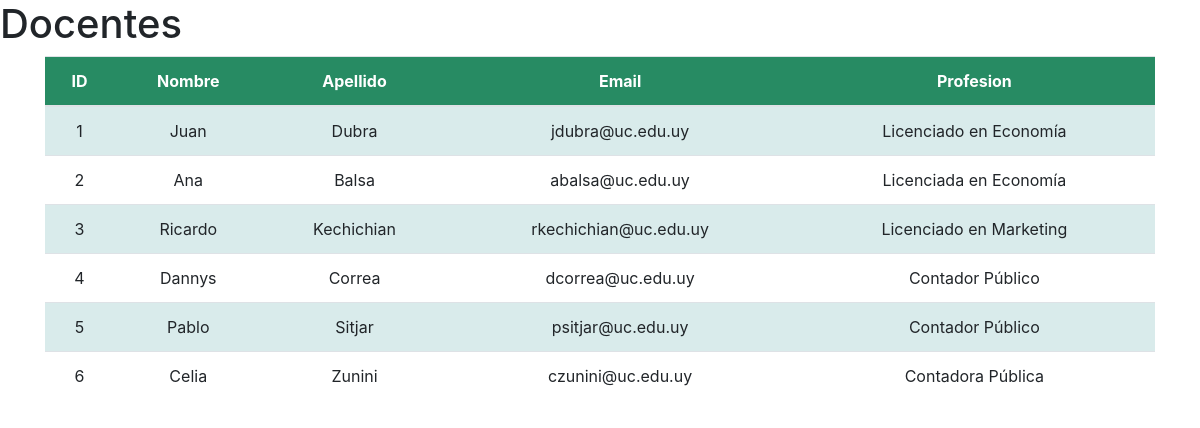
Page /app/docentes/ on the earlier database version.
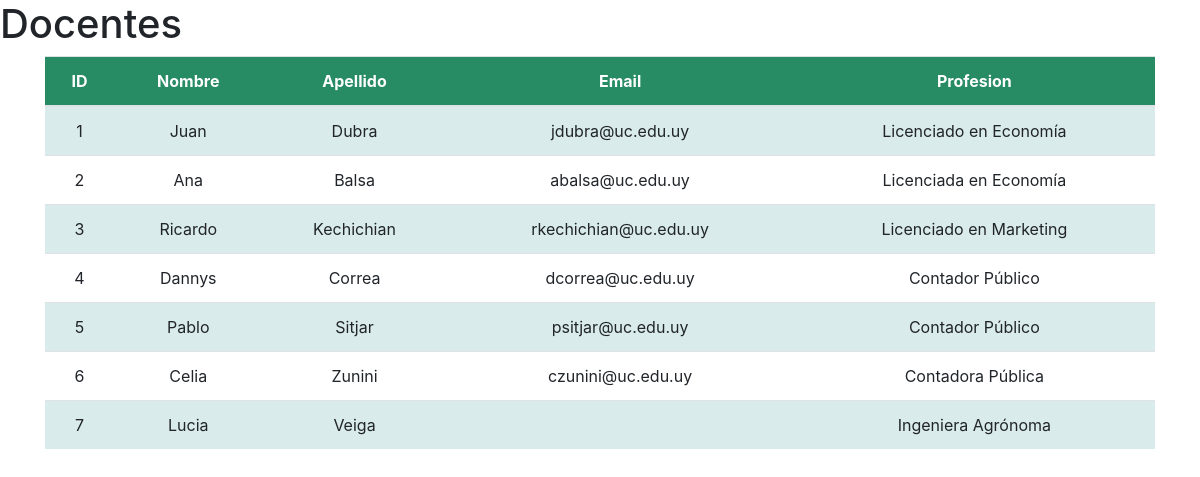
Same page on the later database version.
### app/models.py (models this page shows, shortened)
class Docente(models.Model):
    nombre = models.CharField(max_length=50)
    apellido = models.CharField(max_length=50)
    email = models.EmailField()
    profesion = models.CharField(max_length=50)

### app/views.py (the view)
# urls.py: path('docentes/', docentes, name="docentes"),
def docentes(request):
    ctx = {"docentes": Docente.objects.all() }
    return render(request, "app/docentes.html", ctx)

### app/templates/app/docentes.html (shortened to what this page needs)
{% load static %}
<!DOCTYPE html>
<html lang="en">
<head>
  <link rel="stylesheet" href="https://maxcdn.bootstrapcdn.com/bootstrap/4.3.1/css/bootstrap.min.css">
</head>
<h1>Docentes</h1>
<body style="background-image: url('{% static 'app/assets/fondo2.jpg' %}'); background-size: cover; color: dark-grey"></body>
<body>
    <div class="container">
      <table class="table table-striped table-hover">
        <thead class="thead-green">
          <tr>
            <th scope="col">ID</th>
            <th scope="col">Nombre</th>
            <th scope="col">Apellido</th>
            <th scope="col">Email</th>
            <th scope="col">Profesion</th>
          </tr>
        </thead>
        <tbody>
            {% for docente in docentes %}
            <tr>
                <td>{{ docente.id }}</td>
                <td>{{ docente.nombre }}</td>
                <td>{{ docente.apellido }}</td>
                <td>{{ docente.email }}</td>
                <td>{{ docente.profesion }}</td>
            </tr>
            {% endfor %}
        </tbody>
      </table>
    </div>
  </body>
</body>
  </html>

### app/templates/app/docentes.html (style rules this page uses)
.container { text-align: center; }
.table-striped tbody tr:nth-of-type(odd) { background-color: rgb(217, 235, 235); }
.thead-green { background-color: rgb(39, 139, 99); color: white; }

Differences in the rows shown:
added Docente: id "7", nombre "Lucia", apellido "Veiga", profesion "Ingeniera Agrónoma"
